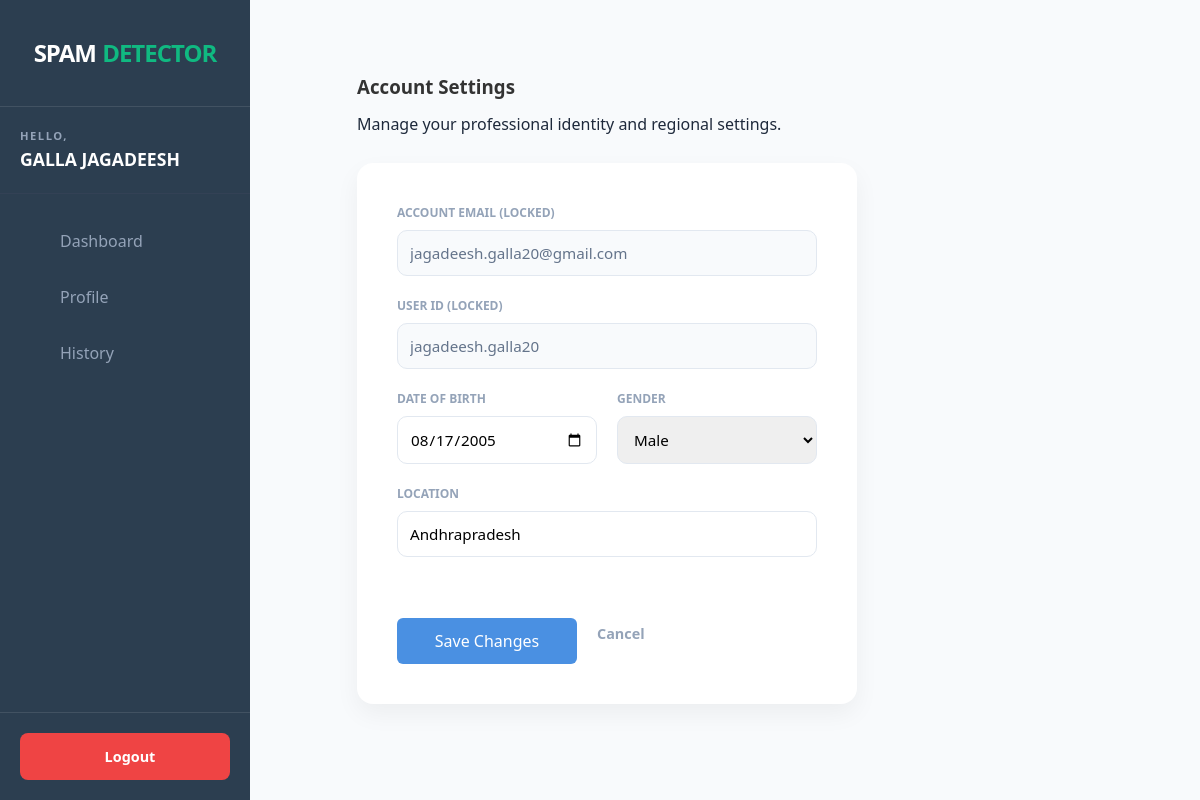
/edit_profile (signed in), run on the app's committed database.
### tables this page shows
CREATE TABLE users (id INTEGER PRIMARY KEY AUTOINCREMENT, full_name TEXT, email TEXT, password TEXT, role TEXT DEFAULT 'user', username TEXT, dob TEXT, gender TEXT, location TEXT, profile_pic TEXT DEFAULT 'default_user.png');

### app.py (the view)
@app.route('/edit_profile')
def edit_profile():
    if 'user_id' not in session:
        return redirect(url_for('login'))
    conn = get_db_connection()
    conn.row_factory = sqlite3.Row
    user = conn.execute('SELECT * FROM users WHERE id = ?', (session['user_id'],)).fetchone()
    conn.close()
    return render_template('edit_profile.html', user=user)

### app.py (called while the page is built)
def get_db_connection():
    db_path = os.path.join(basedir, 'database.db')
    print(f"DEBUG: Connecting to database at: {db_path}") # This prints the path to your terminal
    conn = sqlite3.connect(db_path)
    conn.row_factory = sqlite3.Row # This allows us to access columns by name
    return conn

### templates/edit_profile.html (shortened to what this page needs)
<!DOCTYPE html>
<html lang="en">
<head>
    <link rel="stylesheet" href="{{ url_for('static', filename='css/style.css') }}">
</head>
<body class="dashboard-page">
    <nav class="sidebar">
        <div class="sidebar-header">
            <div class="logo" style="font-size: 1.5rem; text-align: center; margin: 10px 0;">
                <span style="color: white; font-weight: 900; letter-spacing: -1px;">SPAM</span>
                <span style="color: #10b981; font-weight: 900; letter-spacing: -1px;">DETECTOR</span>
            </div>
        </div>
        <div class="sidebar-user" style="padding: 20px; border-bottom: 1px solid #334155;">
            <div class="user-text-only">
                <p style="margin: 0; font-size: 0.7rem; color: #94a3b8 !important; font-weight: bold; letter-spacing: 1.5px;">
                    HELLO,
                </p>
                <p style="margin: 0; color: #ffffff !important; font-weight: 700; font-size: 1.1rem; text-transform: uppercase;">
                    {{ session.get('user_name', 'GUEST') }}
                </p>
            </div>
        </div>
        <div class="sidebar-menu">
            <a href="{{ url_for('dashboard') }}" class="nav-link">
                 <span>Dashboard</span>
            </a>
            <a href="{{ url_for('profile') }}" class="nav-link active">
                 <span>Profile</span>
            </a>
            <a href="{{ url_for('history') }}" class="nav-link">
                 <span>History</span>
            </a>
        </div>
        <div class="sidebar-footer" style="margin-top: auto; padding: 20px;">
            <a href="{{ url_for('logout') }}" class="logout-btn" style="background: #ef4444; color: white; border-radius: 8px; text-align: center; padding: 12px; display: flex; align-items: center; justify-content: center; gap: 10px; text-decoration: none; font-weight: 600;">
                 <span>Logout</span>
            </a>
        </div>
    </nav>
    <main class="main-content">
        <div style="padding: 2rem; max-width: 800px; margin: 0 auto;">
            <h3 style="margin-bottom: 10px;">Account Settings</h3>
            <p style="color: #64748b; margin-bottom: 25px;">Manage your professional identity and regional settings.</p>
            <div class="professional-form">
                <form action="{{ url_for('update_profile') }}" method="POST" style="display: contents;">
                    <div class="field-group">
                        <label>Account Email (Locked)</label>
                        <input type="text" value="{{ user['email'] }}" readonly style="background: #f8fafc; color: #64748b; cursor: not-allowed;">
                    </div>
                    <div class="field-group">
                        <label>User ID (Locked)</label>
                        <input type="text" name="username" value="{{ user['username'] or '' }}" readonly style="background: #f8fafc; color: #64748b; cursor: not-allowed;">
                    </div>
                    <div class="row">
                        <div class="field-group">
                            <label>Date of Birth</label>
                            <input type="date" name="dob" value="{{ user['dob'] or '' }}">
                        </div>
                        <div class="field-group">
                            <label>Gender</label>
                            <select name="gender">
                                <option value="Male" {{ 'selected' if user['gender'] == 'Male' }}>Male</option>
                            </select>
                        </div>
                    </div>
                    <div class="field-group">
                        <label>Location</label>
                        <input type="text" name="location" value="{{ user['location'] or '' }}" placeholder="e.g. Andhra Pradesh, India">
                    </div>
                    <div style="display: flex; align-items: center; gap: 20px; margin-top: 25px;">
                        <button type="submit" class="btn-analyze" style="width: auto; padding: 12px 35px;">Save Changes</button>
                        <a href="{{ url_for('profile') }}" style="color: #94a3b8; text-decoration: none; font-weight: 600; font-size: 0.9rem;">Cancel</a>
                    </div>
                </form>
            </div>
        </div>
</main>
</body>
</html>

### static/css/style.css (style rules this page uses)
:root { --primary-color: #4a90e2; --secondary-color: #35424a; --accent-color: #e74c3c; --success-color: #2ecc71; --bg-light: #f4f7f6; --text-dark: #333; --text-light: #7f8c8d; --white: #ffffff; --sidebar-width: 250px; --shadow-sm: 0 2px 5px rgba(0,0,0,0.05); --shadow-md: 0 4px 10px rgba(0,0,0,0.1); }
* { margin: 0; padding: 0; box-sizing: border-box; font-family: 'Segoe UI', Tahoma, Geneva, Verdana, sans-serif; }
body, html { background-color: #f8fafc !important; margin: 0; padding: 0; width: 100%; overflow-x: hidden; }
body { background-color: var(--bg-light); color: var(--text-dark); line-height: 1.6; }
a { text-decoration: none; color: inherit; }
body.dashboard-page { display: flex; height: 100vh; overflow: hidden; }
.sidebar { width: 250px; background-color: #2c3e50; min-height: 100vh; position: fixed; color: var(--white); display: flex; flex-direction: column; flex-shrink: 0; transition: all 0.3s; }
.dashboard-page .sidebar-header { padding: 1.5rem; text-align: center; border-bottom: 1px solid rgba(255,255,255,0.1); }
.dashboard-page .sidebar-footer { padding: 1rem; border-top: 1px solid rgba(255,255,255,0.1); }
.dashboard-page .logout-btn { display: block; text-align: center; padding: 0.8rem; background-color: var(--accent-color); color: white; border-radius: 4px; font-size: 0.9rem; }
.main-content { margin-left: 250px; flex-grow: 1; background-color: #f8fafc !important; padding: 40px; min-height: 100vh; box-sizing: border-box; }
h1, h2, p, .user-name { color: #1e293b !important; }
.btn-analyze { background-color: var(--primary-color); color: white; padding: 0.8rem 2rem; border: none; border-radius: 6px; font-size: 1rem; cursor: pointer; margin-top: 1rem; display: inline-flex; align-items: center; gap: 10px; }
.btn-analyze { display: inline-flex; align-items: center; justify-content: center; min-width: 180px; }
.sidebar-menu { display: flex; flex-direction: column; padding: 20px 0; }
.nav-link { display: flex; align-items: center; padding: 15px 25px; color: #94a3b8; text-decoration: none; transition: 0.3s; }
.main-content { overflow-y: scroll !important; height: 100vh; }

### templates/edit_profile.html (style rules this page uses)
.professional-form { max-width: 500px; background: white; padding: 40px; border-radius: 16px; box-shadow: 0 10px 25px rgba(0,0,0,0.05); display: flex; flex-direction: column; gap: 20px; }
.field-group { display: flex; flex-direction: column; gap: 8px; }
.row { display: grid; grid-template-columns: 1fr 1fr; gap: 20px; }
input, select { padding: 12px; border: 1px solid #e2e8f0; border-radius: 10px; font-size: 0.95rem; }
label { font-size: 0.75rem; font-weight: 800; color: #94a3b8; text-transform: uppercase; }

### data on the page
users: get "GALLA JAGADEESH", email "jagadeesh.galla20@gmail.com", username "jagadeesh.galla20", dob "08/17/2005", location "Andhrapradesh"
